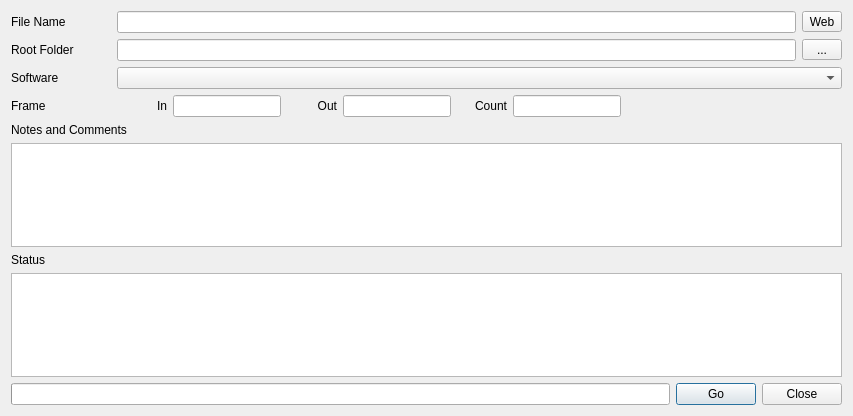
<?xml version="1.0" encoding="UTF-8"?>
<ui version="4.0">
 <class>CreateDialog</class>
 <widget class="QDialog" name="CreateDialog">
  <property name="enabled">
   <bool>true</bool>
  </property>
  <property name="geometry">
   <rect>
    <x>0</x>
    <y>0</y>
    <width>853</width>
    <height>416</height>
   </rect>
  </property>
  <property name="windowTitle">
   <string>swing: create new entity</string>
  </property>
  <layout class="QVBoxLayout" name="verticalLayout">
   <item>
    <layout class="QVBoxLayout" name="verticalLayoutEntity">
     <item>
      <layout class="QHBoxLayout" name="horizontalLayout_2">
       <item>
        <widget class="QLabel" name="labelEntity">
         <property name="minimumSize">
          <size>
           <width>100</width>
           <height>0</height>
          </size>
         </property>
         <property name="text">
          <string>File Name</string>
         </property>
        </widget>
       </item>
       <item>
        <widget class="QLineEdit" name="lineEditEntity"/>
       </item>
       <item>
        <widget class="QToolButton" name="toolButtonWeb">
         <property name="minimumSize">
          <size>
           <width>40</width>
           <height>0</height>
          </size>
         </property>
         <property name="toolTip">
          <string>Opens link in Kitsu</string>
         </property>
         <property name="text">
          <string>Web</string>
         </property>
        </widget>
       </item>
      </layout>
     </item>
     <item>
      <layout class="QHBoxLayout" name="horizontalLayoutProjectDir">
       <item>
        <widget class="QLabel" name="labelWorkingDir">
         <property name="minimumSize">
          <size>
           <width>100</width>
           <height>0</height>
          </size>
         </property>
         <property name="text">
          <string>Root Folder</string>
         </property>
        </widget>
       </item>
       <item>
        <widget class="QLineEdit" name="lineEditWorkingDir"/>
       </item>
       <item>
        <widget class="QToolButton" name="toolButtonWorkingDir">
         <property name="minimumSize">
          <size>
           <width>40</width>
           <height>0</height>
          </size>
         </property>
         <property name="text">
          <string>...</string>
         </property>
        </widget>
       </item>
      </layout>
     </item>
     <item>
      <layout class="QHBoxLayout" name="horizontalLayoutSoftware">
       <item>
        <widget class="QLabel" name="labelSoftware">
         <property name="minimumSize">
          <size>
           <width>100</width>
           <height>0</height>
          </size>
         </property>
         <property name="text">
          <string>Software</string>
         </property>
        </widget>
       </item>
       <item>
        <widget class="QComboBox" name="comboBoxSoftware">
         <property name="sizePolicy">
          <sizepolicy hsizetype="Expanding" vsizetype="Fixed">
           <horstretch>0</horstretch>
           <verstretch>0</verstretch>
          </sizepolicy>
         </property>
        </widget>
       </item>
      </layout>
     </item>
     <item>
      <layout class="QVBoxLayout" name="verticalLayoutEntityInfo">
       <item>
        <layout class="QHBoxLayout" name="horizontalLayoutFrameDetails">
         <item>
          <widget class="QLabel" name="labelFrames">
           <property name="minimumSize">
            <size>
             <width>100</width>
             <height>0</height>
            </size>
           </property>
           <property name="text">
            <string>Frame</string>
           </property>
          </widget>
         </item>
         <item>
          <layout class="QHBoxLayout" name="horizontalLayout_3">
           <item>
            <widget class="QLabel" name="labelFrameIn">
             <property name="minimumSize">
              <size>
               <width>50</width>
               <height>0</height>
              </size>
             </property>
             <property name="text">
              <string>In</string>
             </property>
             <property name="alignment">
              <set>Qt::AlignRight|Qt::AlignTrailing|Qt::AlignVCenter</set>
             </property>
            </widget>
           </item>
           <item>
            <widget class="QLineEdit" name="lineEditFrameIn"/>
           </item>
           <item>
            <widget class="QLabel" name="labelFrameOut">
             <property name="minimumSize">
              <size>
               <width>50</width>
               <height>0</height>
              </size>
             </property>
             <property name="text">
              <string>Out</string>
             </property>
             <property name="alignment">
              <set>Qt::AlignRight|Qt::AlignTrailing|Qt::AlignVCenter</set>
             </property>
            </widget>
           </item>
           <item>
            <widget class="QLineEdit" name="lineEditFrameOut"/>
           </item>
           <item>
            <widget class="QLabel" name="labelFrameCount">
             <property name="minimumSize">
              <size>
               <width>50</width>
               <height>0</height>
              </size>
             </property>
             <property name="text">
              <string>Count</string>
             </property>
             <property name="alignment">
              <set>Qt::AlignRight|Qt::AlignTrailing|Qt::AlignVCenter</set>
             </property>
            </widget>
           </item>
           <item>
            <widget class="QLineEdit" name="lineEditFrameCount"/>
           </item>
          </layout>
         </item>
         <item>
          <spacer name="horizontalSpacer">
           <property name="orientation">
            <enum>Qt::Horizontal</enum>
           </property>
           <property name="sizeHint" stdset="0">
            <size>
             <width>40</width>
             <height>20</height>
            </size>
           </property>
          </spacer>
         </item>
        </layout>
       </item>
       <item>
        <widget class="QLabel" name="label">
         <property name="text">
          <string>Notes and Comments</string>
         </property>
        </widget>
       </item>
       <item>
        <widget class="QTextEdit" name="textEditShotInfo">
         <property name="readOnly">
          <bool>true</bool>
         </property>
        </widget>
       </item>
      </layout>
     </item>
    </layout>
   </item>
   <item>
    <layout class="QVBoxLayout" name="verticalLayoutOptions"/>
   </item>
   <item>
    <layout class="QVBoxLayout" name="verticalLayoutFiles">
     <item>
      <widget class="QLabel" name="labelFiles">
       <property name="text">
        <string>Status</string>
       </property>
      </widget>
     </item>
     <item>
      <widget class="QTextEdit" name="textEditStatus">
       <property name="font">
        <font>
         <family>MS Sans Serif</family>
        </font>
       </property>
       <property name="html">
        <string>&lt;!DOCTYPE HTML PUBLIC &quot;-//W3C//DTD HTML 4.0//EN&quot; &quot;http://www.w3.org/TR/REC-html40/strict.dtd&quot;&gt;
&lt;html&gt;&lt;head&gt;&lt;meta name=&quot;qrichtext&quot; content=&quot;1&quot; /&gt;&lt;style type=&quot;text/css&quot;&gt;
p, li { white-space: pre-wrap; }
&lt;/style&gt;&lt;/head&gt;&lt;body style=&quot; font-family:'MS Sans Serif'; font-size:8pt; font-weight:400; font-style:normal;&quot;&gt;
&lt;p style=&quot;-qt-paragraph-type:empty; margin-top:0px; margin-bottom:0px; margin-left:0px; margin-right:0px; -qt-block-indent:0; text-indent:0px;&quot;&gt;&lt;br /&gt;&lt;/p&gt;&lt;/body&gt;&lt;/html&gt;</string>
       </property>
      </widget>
     </item>
    </layout>
   </item>
   <item>
    <layout class="QHBoxLayout" name="horizontalLayout">
     <item>
      <widget class="QProgressBar" name="progressBar">
       <property name="value">
        <number>0</number>
       </property>
       <property name="textVisible">
        <bool>false</bool>
       </property>
      </widget>
     </item>
     <item>
      <widget class="QPushButton" name="pushButtonImport">
       <property name="text">
        <string>Go</string>
       </property>
      </widget>
     </item>
     <item>
      <widget class="QPushButton" name="pushButtonCancel">
       <property name="text">
        <string>Close</string>
       </property>
      </widget>
     </item>
    </layout>
   </item>
  </layout>
 </widget>
 <resources/>
 <connections/>
</ui>
